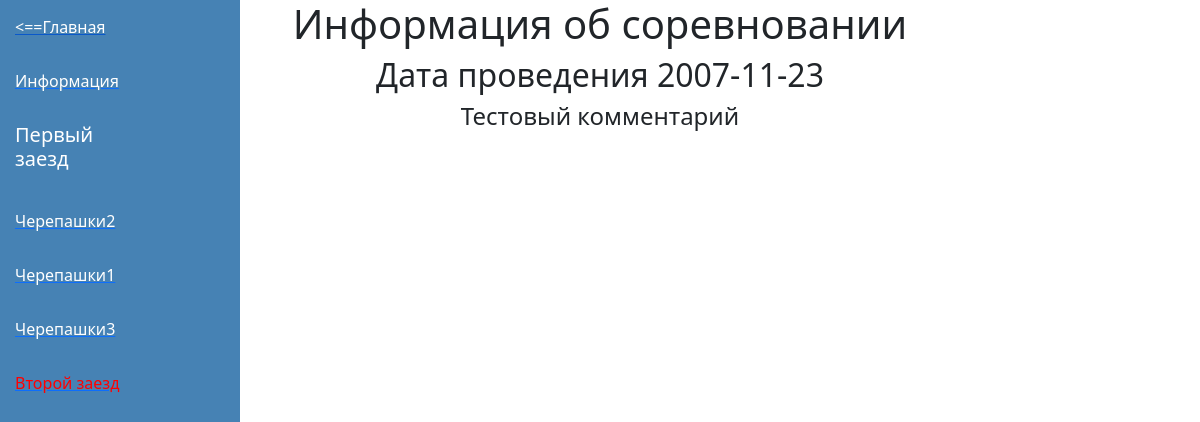
The app's page /information_about_competition/15/autopilot/1 (signed in) with its own data.
### for_work_with_database/class_db_team.py (models this page shows)
class TeamDB(SqlAlchemyBase):
    __tablename__ = 'teams'
    id = sqlalchemy.Column(sqlalchemy.Integer, primary_key=True, autoincrement=True)
    name_command = sqlalchemy.Column(sqlalchemy.String)
    name_of_organization = sqlalchemy.Column(sqlalchemy.String)
    first_score = sqlalchemy.Column(sqlalchemy.Text)
    second_score = sqlalchemy.Column(sqlalchemy.Text)
    nomination = sqlalchemy.Column(sqlalchemy.Integer)
    competition_id = sqlalchemy.Column(sqlalchemy.Integer)
    manager = sqlalchemy.Column(sqlalchemy.String)
    number_phone_of_manager = sqlalchemy.Column(sqlalchemy.String)
    email_of_manager = sqlalchemy.Column(sqlalchemy.String)
    name_first_member = sqlalchemy.Column(sqlalchemy.String)
    last_name_first_member = sqlalchemy.Column(sqlalchemy.String)
    middle_name_first_member = sqlalchemy.Column(sqlalchemy.String)
    date_birthday_first_member = sqlalchemy.Column(sqlalchemy.String)
    certificate_PFDO_first_member = sqlalchemy.Column(sqlalchemy.String)
    name_second_member = sqlalchemy.Column(sqlalchemy.String)
    middle_name_second_member = sqlalchemy.Column(sqlalchemy.String)
    last_name_second_member = sqlalchemy.Column(sqlalchemy.String)
    date_birthday_second_member = sqlalchemy.Column(sqlalchemy.String)
    certificate_PFDO_second_member = sqlalchemy.Column(sqlalchemy.String)
    final_top = sqlalchemy.Column(sqlalchemy.Integer)
    final_score = sqlalchemy.Column(sqlalchemy.Integer)
    random_queue = sqlalchemy.Column(sqlalchemy.Integer)
    time_of_first_race = sqlalchemy.Column(sqlalchemy.Integer)
    time_of_second_race = sqlalchemy.Column(sqlalchemy.Integer)
    list_logs_score_of_first_race = sqlalchemy.Column(sqlalchemy.Text)
    list_logs_score_of_second_race = sqlalchemy.Column(sqlalchemy.Text)

### for_work_with_database/class_db_competition.py (models this page shows)
class Competition(SqlAlchemyBase):
    __tablename__ = "competition"
    id = Column(Integer, primary_key=True, autoincrement=True)
    date = Column(Text)
    commentary = Column(Text)
    date_of_ending_registration_members = Column(Text)
    started = Column(Text)
    date_of_starting_registration_members = Column(Text)
    header_for_competition = Column(Text)

### main.py (the view)
@app.route("/information_about_competition/<int:competition_id>/<string:nomination>/<int:number_of_launch>")
@limiter.limit(REQUESTS_TIME)
def information_about_competition(competition_id, nomination, number_of_launch):
    if not current_user.is_authenticated:
        return redirect("/")
    sess = db_session.create_session()
    teams = sess.query(TeamDB).filter(TeamDB.competition_id == competition_id).all()
    competition = sess.query(Competition).filter(Competition.id == competition_id).first()
    teams.sort(key=lambda x: x.random_queue)
    return render_template("page_about_competition.html",
                           teams=list(teams),
                           len=len,
                           competition=competition,
                           number_of_launch=number_of_launch,
                           competition_id=competition_id,
                           nomination=nomination)

### for_work_with_database/db_session.py (called while the page is built)
def create_session() -> Session:
    global __factory
    return __factory()

### main.py (called while the page is built)
@login_manager.user_loader
def load_user(user_id):
    db_sess = db_session.create_session()
    return db_sess.query(User).get(user_id)

### templates/page_about_competition.html (shortened to what this page needs)
<!DOCTYPE html>
<html lang="en">
<head>
</head>
<head>
    <link href="https://cdn.jsdelivr.net/npm/bootstrap@5.2.0/dist/css/bootstrap.min.css" rel="stylesheet">
    <link rel="stylesheet" href="https://cdn.jsdelivr.net/npm/bootstrap-icons@1.4.0/font/bootstrap-icons.css">
</head>
<body>
<div class="menu-container">
    <a href="/">
        <button class="menu-button"><==Главная</button>
    </a>
    <a href="/information_about_competition/{{ competition.id }}/{{ nomination }}/{{ number_of_launch }}">
        <button class="menu-button">Информация</button>
    </a>
    {% if teams %}
        {% if number_of_launch == 1 %}
            <h5 class="text_message_at_menu_buttons">Первый заезд</h5>
        {% else %}
            <h4 class="text_message_at_menu_buttons">Второй заезд</h4>
        {% endif %}
        {% if number_of_launch == 1 %}
            {% for team in teams %}
                <a href="/timer/{{competition.id}}/{{nomination}}/1/{{team.id}}">
                    <button class="menu-button">{{ team.name_command }}</button>
                </a>
            {% endfor %}
        {% else %}
            {% for team in teams %}
                <a href="/timer/{{competition.id}}/{{nomination}}/2/{{team.id}}">
                    <button class="menu-button">{{ team.name_command }}</button>
                </a>
            {% endfor %}
        {% endif %}
        {% if number_of_laucnh == 1 %}
            <a href="/timer/{{competition.id}}/{{nomination}}/2/{{teams[0].id}}">
                <button class="menu-button"><font color="red">Второй заезд</font></button>
            </a>
        {% else %}
            <a href="/timer/{{competition.id}}/{{nomination}}/1/{{teams[0].id}}">
                <button class="menu-button"><font color="red">Второй заезд</font></button>
            </a>
        {% endif %}
    {% else %}
        <h4 class="text_message_at_menu_buttons">Пусто</h4>
    {% endif %}
</div>
<div align="center">
    <h1>Информация об соревновании</h1>
    <h2>Дата проведения {{competition.date}}</h2>
    <h4>{{competition.commentary}}</h4>
</div>
<div style="margin-left: 25%; padding: 20px;">
</div>
</body>
</html>

### templates/page_about_competition.html (style rules this page uses)
body { margin: 0; padding: 0; font-family: Arial, sans-serif; }
.menu-container { position: fixed; top: 0; left: 0; width: 20%; height: 100%; background-color: #4682B4; color: #fff; overflow-y: auto; }
.menu-button { display: block; width: 100%; padding: 15px; box-sizing: border-box; text-align: left; text-decoration: none; color: #fff; border: none; background-color: transparent; transition: background-color 0.3s; }
.text_message_at_menu_buttons { display: block; width: 25%; padding: 15px; box-sizing: border-box; text-align: left; text-decoration: none; color: #fff; border: none; background-color: transparent; transition: background-color 0.3s; }

### records on screen
TeamDB: name_command "Черепашки2"
TeamDB: name_command "Черепашки1"
TeamDB: name_command "Черепашки3"
Competition: date "2007-11-23", commentary "Тестовый комментарий"
